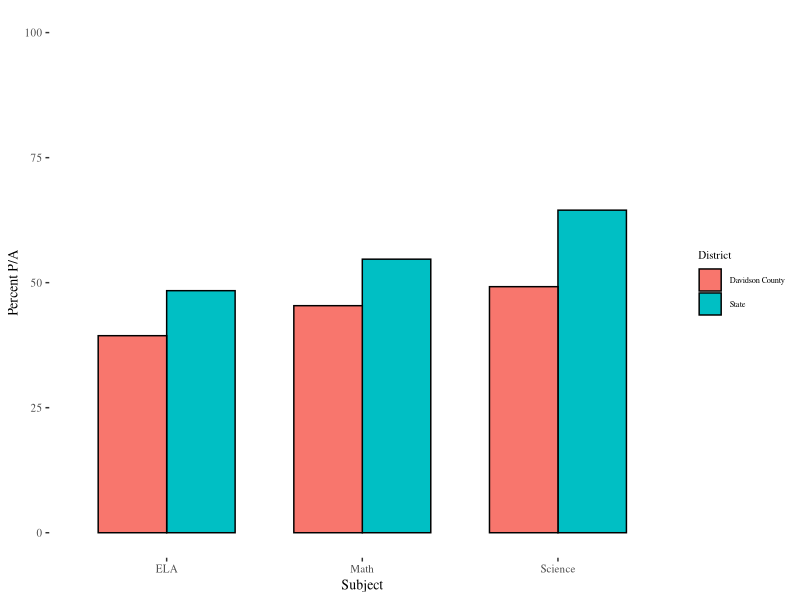
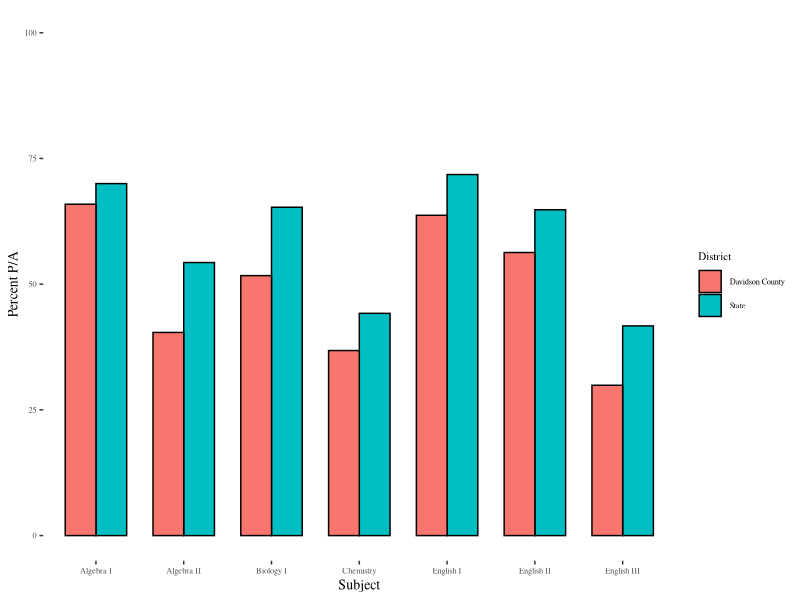

These figures' R source, in order:
## ---- chunk 1

knitr::opts_chunk$set(echo = FALSE, message = FALSE, warning = FALSE)

library(readr)
library(tidyr)
library(dplyr)
library(ggplot2)

ach_profile <- read_csv("achievement_profile_data_with_CORE.csv") %>%
    rename(District = system_name) %>%
    filter(District %in% c("State of Tennessee", "Davidson County")) %>%
    mutate(District = ifelse(District == "State of Tennessee", "State", District))

## ---- chunk 2

ach_profile %>%
    select(District, Pct_BHN, Pct_ED, Pct_SWD, Pct_EL) %>%
    rename(`Black/Hispanic/Native American` = Pct_BHN, `Economically Disadvantaged` = Pct_ED, `Students with Disabilities` = Pct_SWD, `English Learners` = Pct_EL) %>%
    gather("Subgroup", "Percentage of Students", 2:5) %>%
    spread("District", "Percentage of Students") %>%
    mutate_each(funs(paste0(., "%")), -Subgroup) %>%
    knitr::kable()

## ---- chunk 3

ach_profile %>%
    select(District, Math, ELA, Science) %>%
    gather("Subject", "Percent P/A", 2:4) %>%
    ggplot(aes(x = Subject, y = `Percent P/A`)) +
        geom_bar(color = "black", aes(fill = District), stat = "identity", width = 0.7, position = "dodge") +
        coord_cartesian(ylim = c(0, 100)) +
        ggthemes::theme_tufte() + 
        theme(axis.title = element_text(size = 10), axis.text = element_text(size = 8),
            legend.title = element_text(size = 8), legend.text = element_text(size = 6))

## ---- chunk 4

ach_profile %>%
    select(District, AlgI, AlgII, BioI, Chemistry, EngI, EngII, EngIII) %>%
    rename(`Algebra I` = AlgI, `Algebra II` = AlgII, `Biology I` = BioI, `English I` = EngI, `English II` = EngII, `English III` = EngIII) %>%
    gather("Subject", "Percent P/A", 2:8) %>%
    ggplot(aes(x = Subject, y = `Percent P/A`)) +
        geom_bar(color = "black", aes(fill = District), stat = "identity", width = 0.7, position = "dodge") +
        coord_cartesian(ylim = c(0, 100)) +
        ggthemes::theme_tufte() + 
        theme(axis.title = element_text(size = 10), axis.text = element_text(size = 6),
            legend.title = element_text(size = 8), legend.text = element_text(size = 6))

